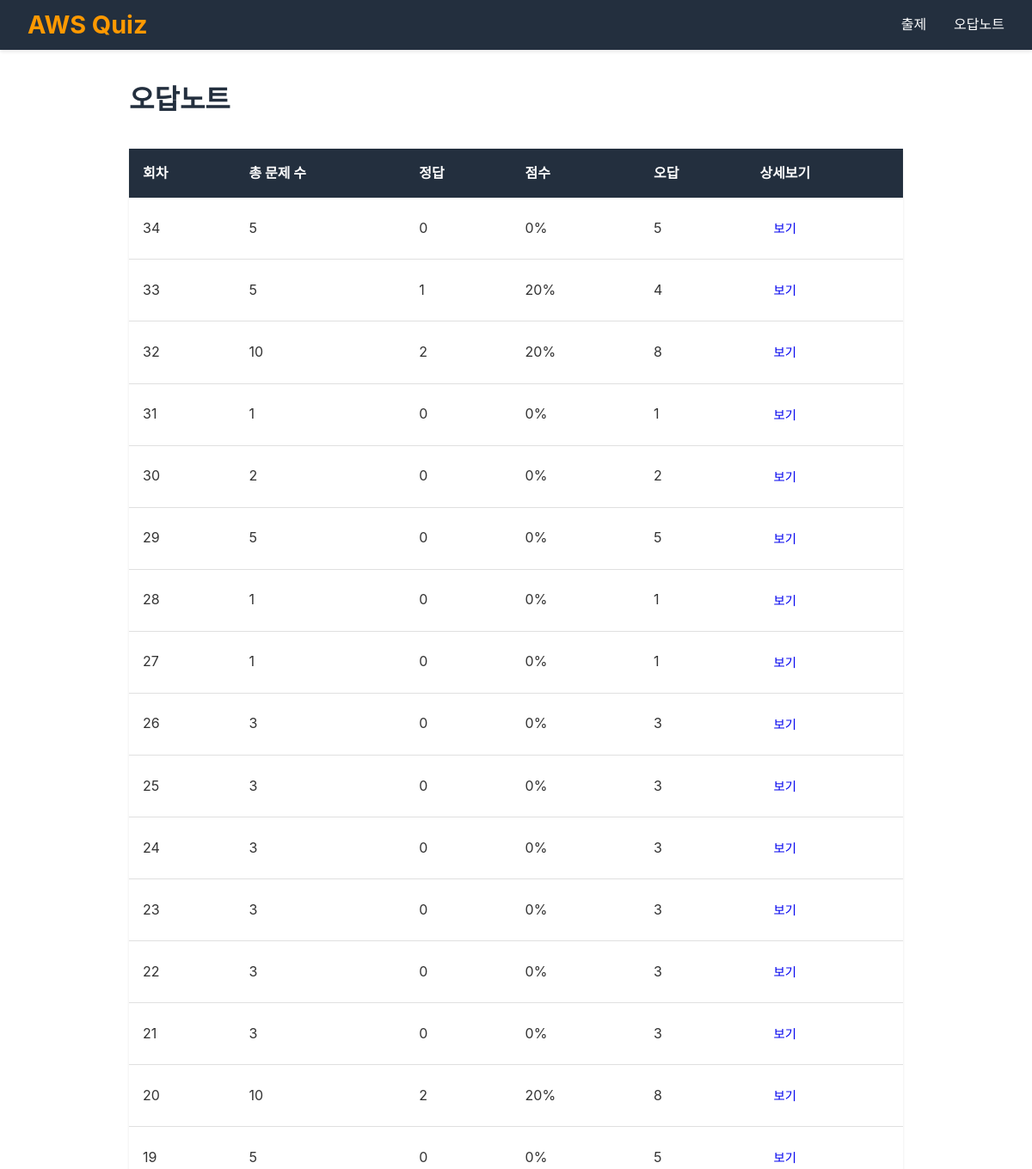
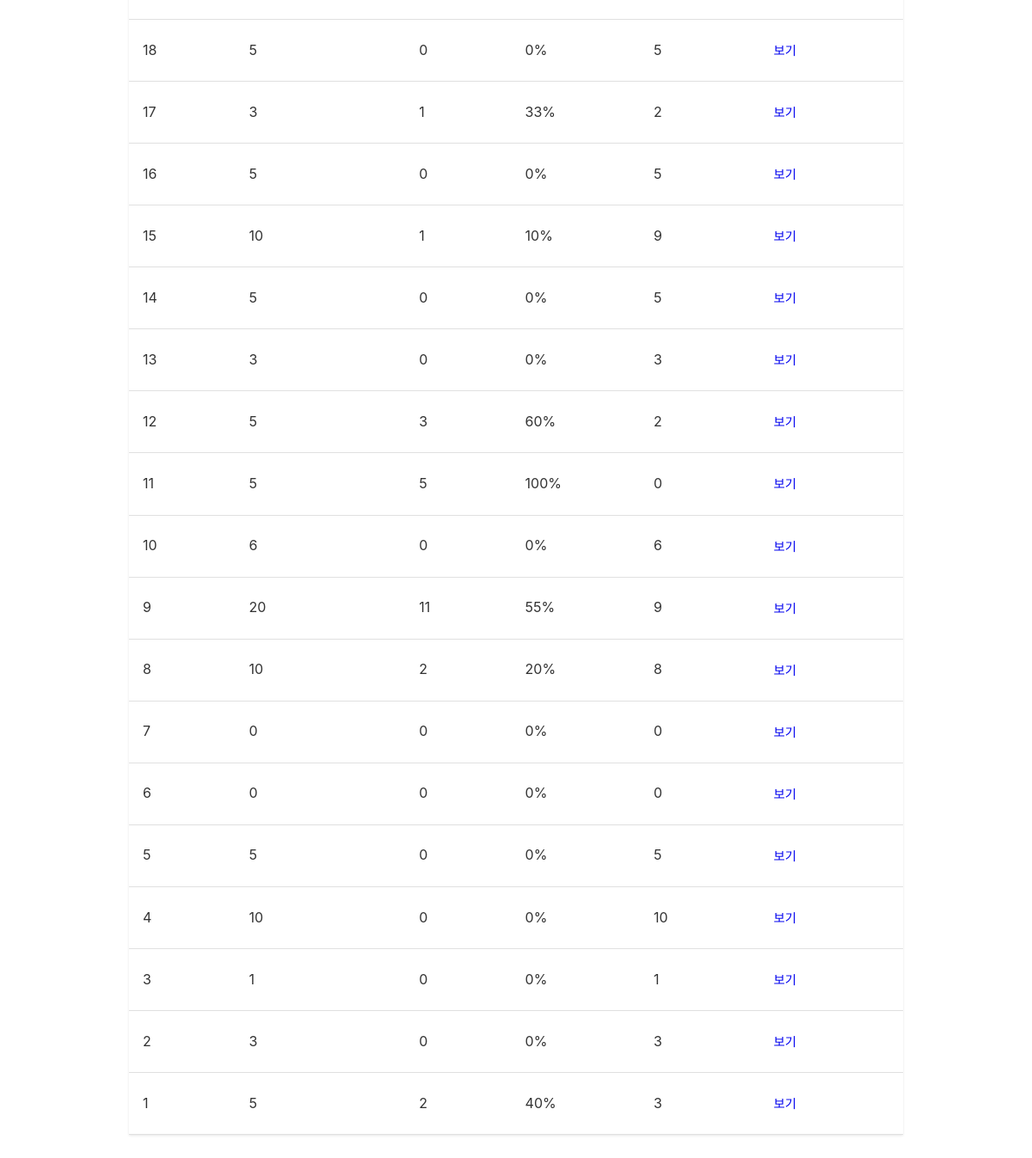
The app's page /notes with its own data (2 pictures, top to bottom).
### tables this page shows
CREATE TABLE QuizSessions (
  session_id TEXT PRIMARY KEY,
  round_number INTEGER,
  total_count INTEGER NOT NULL DEFAULT 0,
  correct_count INTEGER NOT NULL DEFAULT 0,
  created_at DATETIME DEFAULT CURRENT_TIMESTAMP
);

### blueprints/notes/routes.py (the view)
@notes_bp.route('', methods=['GET'])
def all_sessions():
    sessions = get_all_sessions()
    return render_template('notes.html', sessions=sessions)

### blueprints/notes/queries.py (called while the page is built)
def get_all_sessions():
    db = get_db()
    cursor = db.execute(
        'SELECT session_id, round_number, total_count, correct_count FROM QuizSessions ORDER BY round_number DESC'
    )
    return cursor.fetchall()

### database.py (called while the page is built)
def get_db():
    if 'db' not in g:
        g.db = sqlite3.connect(DATABASE)
        g.db.row_factory = sqlite3.Row
    return g.db

### templates/notes.html (shortened to what this page needs)
{% extends "base.html" %}
{% block content %}
<div class="notes-container">
    <h1>오답노트</h1>
    {% if sessions %}
    <div class="sessions-list">
        <table class="sessions-table">
            <thead>
                <tr>
                    <th>회차</th>
                    <th>총 문제 수</th>
                    <th>정답</th>
                    <th>점수</th>
                    <th>오답</th>
                    <th>상세보기</th>
                </tr>
            </thead>
            <tbody>
                {% for session in sessions %}
                <tr>
                    <td>{{ session.round_number }}</td>
                    <td>{{ session.total_count }}</td>
                    <td>{{ session.correct_count }}</td>
                    <td>{% if session.total_count > 0 %}{{ (session.correct_count / session.total_count * 100) | int }}%{% else %}0%{% endif %}</td>
                    <td>{{ session.total_count - session.correct_count }}</td>
                    <td>
                        <a href="{{ url_for('notes.session_notes', session_id=session.session_id) }}" class="btn btn-small">보기</a>
                    </td>
                </tr>
                {% endfor %}
            </tbody>
        </table>
    </div>
    {% else %}
    <div class="empty-state">
        <p>아직 완료된 퀴즈 세션이 없습니다.</p>
        <a href="{{ url_for('quiz.setup') }}" class="btn btn-primary">문제 출제 시작</a>
    </div>
    {% endif %}
</div>
{% endblock %}

### templates/base.html (shortened to what this page needs)
<!DOCTYPE html>
<html lang="en">
<head>
    <link rel="stylesheet" href="{{ url_for('static', filename='style.css') }}">
</head>
<body>
    <nav class="navbar">
        <div class="nav-container">
            <a href="/" class="nav-logo">AWS Quiz</a>
            <ul class="nav-menu">
                <li class="nav-item">
                    <a href="{{ url_for('quiz.setup') }}" class="nav-link">출제</a>
                </li>
                <li class="nav-item">
                    <a href="{{ url_for('notes.all_sessions') }}" class="nav-link">오답노트</a>
                </li>
            </ul>
        </div>
    </nav>
    <div class="container">
        {% block content %}{% endblock %}
    </div>
</body>
</html>

### static/style.css (style rules this page uses)
:root { --primary-color: #FF9900; --secondary-color: #232F3E; --success-color: #28a745; --danger-color: #dc3545; --border-color: #e0e0e0; --text-color: #333; --light-bg: #f8f9fa; }
* { margin: 0; padding: 0; box-sizing: border-box; }
body { font-family: -apple-system, BlinkMacSystemFont, 'Segoe UI', Roboto, Oxygen, Ubuntu, Cantarell, sans-serif; color: var(--text-color); background-color: #fff; line-height: 1.6; }
.navbar { background-color: var(--secondary-color); padding: 0; box-shadow: 0 2px 4px rgba(0, 0, 0, 0.1); margin-bottom: 2rem; }
.nav-container { display: flex; justify-content: space-between; align-items: center; max-width: 1200px; margin: 0 auto; padding: 0 2rem; }
.nav-logo { color: var(--primary-color); font-size: 1.8rem; font-weight: bold; text-decoration: none; }
.nav-menu { display: flex; list-style: none; gap: 2rem; }
.nav-link { color: white; text-decoration: none; padding: 1rem 0; display: block; transition: color 0.3s; }
.container { max-width: 1200px; margin: 0 auto; padding: 0 2rem; }
.btn { padding: 0.75rem 1.5rem; border: none; border-radius: 4px; cursor: pointer; font-size: 1rem; transition: all 0.3s; text-decoration: none; display: inline-block; }
.btn-small { padding: 0.5rem 1rem; font-size: 0.9rem; }
.notes-container { max-width: 900px; margin: 0 auto; }
.notes-container h1 { margin-bottom: 2rem; color: var(--secondary-color); }
.sessions-table { width: 100%; border-collapse: collapse; margin-bottom: 2rem; box-shadow: 0 1px 3px rgba(0, 0, 0, 0.1); }
.sessions-table th { background-color: var(--secondary-color); color: white; padding: 1rem; text-align: left; font-weight: bold; }
.sessions-table td { padding: 1rem; border-bottom: 1px solid var(--border-color); }

### records on screen
QuizSessions: round_number "34", total_count "5", correct_count "0", (session.correct_count/session.total_count*100)|int "0", session.total_count-session.correct_count "5"
QuizSessions: round_number "33", total_count "5", correct_count "1", (session.correct_count/session.total_count*100)|int "20", session.total_count-session.correct_count "4"
QuizSessions: round_number "32", total_count "10", correct_count "2", (session.correct_count/session.total_count*100)|int "20", session.total_count-session.correct_count "8"
QuizSessions: round_number "31", total_count "1", correct_count "0", (session.correct_count/session.total_count*100)|int "0", session.total_count-session.correct_count "1"
QuizSessions: round_number "30", total_count "2", correct_count "0", (session.correct_count/session.total_count*100)|int "0", session.total_count-session.correct_count "2"
QuizSessions: round_number "29", total_count "5", correct_count "0", (session.correct_count/session.total_count*100)|int "0", session.total_count-session.correct_count "5"
QuizSessions: round_number "28", total_count "1", correct_count "0", (session.correct_count/session.total_count*100)|int "0", session.total_count-session.correct_count "1"
QuizSessions: round_number "27", total_count "1", correct_count "0", (session.correct_count/session.total_count*100)|int "0", session.total_count-session.correct_count "1"
QuizSessions: round_number "26", total_count "3", correct_count "0", (session.correct_count/session.total_count*100)|int "0", session.total_count-session.correct_count "3"
QuizSessions: round_number "25", total_count "3", correct_count "0", (session.correct_count/session.total_count*100)|int "0", session.total_count-session.correct_count "3"
QuizSessions: round_number "24", total_count "3", correct_count "0", (session.correct_count/session.total_count*100)|int "0", session.total_count-session.correct_count "3"
QuizSessions: round_number "23", total_count "3", correct_count "0", (session.correct_count/session.total_count*100)|int "0", session.total_count-session.correct_count "3"
QuizSessions: round_number "22", total_count "3", correct_count "0", (session.correct_count/session.total_count*100)|int "0", session.total_count-session.correct_count "3"
QuizSessions: round_number "21", total_count "3", correct_count "0", (session.correct_count/session.total_count*100)|int "0", session.total_count-session.correct_count "3"
QuizSessions: round_number "20", total_count "10", correct_count "2", (session.correct_count/session.total_count*100)|int "20", session.total_count-session.correct_count "8"
QuizSessions: round_number "19", total_count "5", correct_count "0", (session.correct_count/session.total_count*100)|int "0", session.total_count-session.correct_count "5"
QuizSessions: round_number "18", total_count "5", correct_count "0", (session.correct_count/session.total_count*100)|int "0", session.total_count-session.correct_count "5"
QuizSessions: round_number "17", total_count "3", correct_count "1", (session.correct_count/session.total_count*100)|int "33", session.total_count-session.correct_count "2"
QuizSessions: round_number "16", total_count "5", correct_count "0", (session.correct_count/session.total_count*100)|int "0", session.total_count-session.correct_count "5"
QuizSessions: round_number "15", total_count "10", correct_count "1", (session.correct_count/session.total_count*100)|int "10", session.total_count-session.correct_count "9"
QuizSessions: round_number "14", total_count "5", correct_count "0", (session.correct_count/session.total_count*100)|int "0", session.total_count-session.correct_count "5"
QuizSessions: round_number "13", total_count "3", correct_count "0", (session.correct_count/session.total_count*100)|int "0", session.total_count-session.correct_count "3"
QuizSessions: round_number "12", total_count "5", correct_count "3", (session.correct_count/session.total_count*100)|int "60", session.total_count-session.correct_count "2"
QuizSessions: round_number "11", total_count "5", correct_count "5", (session.correct_count/session.total_count*100)|int "100", session.total_count-session.correct_count "0"
QuizSessions: round_number "10", total_count "6", correct_count "0", (session.correct_count/session.total_count*100)|int "0", session.total_count-session.correct_count "6"
QuizSessions: round_number "9", total_count "20", correct_count "11", (session.correct_count/session.total_count*100)|int "55", session.total_count-session.correct_count "9"
QuizSessions: round_number "8", total_count "10", correct_count "2", (session.correct_count/session.total_count*100)|int "20", session.total_count-session.correct_count "8"
QuizSessions: round_number "7", total_count "0", correct_count "0", shows "0%", session.total_count-session.correct_count "0"
QuizSessions: round_number "6", total_count "0", correct_count "0", shows "0%", session.total_count-session.correct_count "0"
QuizSessions: round_number "5", total_count "5", correct_count "0", (session.correct_count/session.total_count*100)|int "0", session.total_count-session.correct_count "5"
QuizSessions: round_number "4", total_count "10", correct_count "0", (session.correct_count/session.total_count*100)|int "0", session.total_count-session.correct_count "10"
QuizSessions: round_number "3", total_count "1", correct_count "0", (session.correct_count/session.total_count*100)|int "0", session.total_count-session.correct_count "1"
QuizSessions: round_number "2", total_count "3", correct_count "0", (session.correct_count/session.total_count*100)|int "0", session.total_count-session.correct_count "3"
QuizSessions: round_number "1", total_count "5", correct_count "2", (session.correct_count/session.total_count*100)|int "40", session.total_count-session.correct_count "3"
